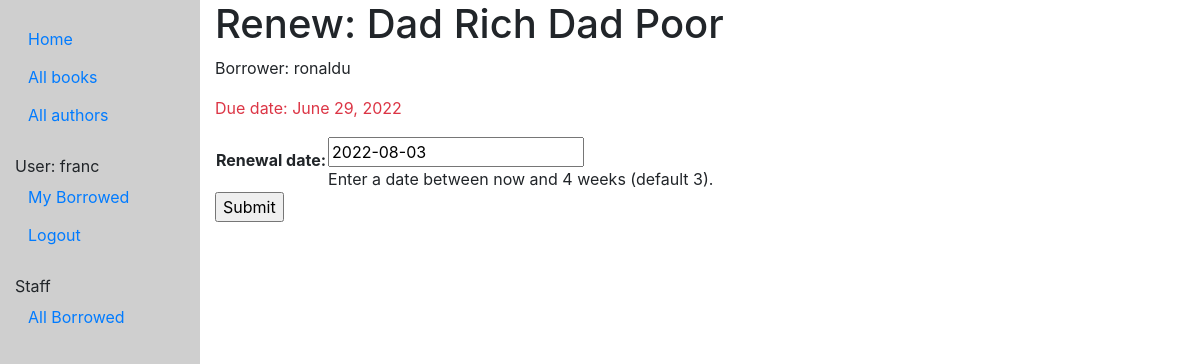
Page /catalog/book/a9122a48-2b4e-43a3-8170-980a5cfb83e7/renew/ (signed in) on the committed database.
### catalog/models.py (models this page shows, shortened)
class BookInstance(models.Model):
    id = models.UUIDField(primary_key=True, default=uuid.uuid4, help_text='Unique ID for this particular book across while library')
    book = models.ForeignKey('Book', on_delete=models.SET_NULL, null=True)
    imprint = models.CharField(max_length=200)
    due_back = models.DateField(null=True, blank=True)
    borrower = models.ForeignKey(User, on_delete=models.SET_NULL, null=True, blank=True)
    LOAN_STATUS = (
        ('m', 'Maintenance'),
        ('o', 'On Loan'),
        ('a', 'Available'),
        ('r', 'Reversed'),
    )
    status = models.CharField(
        max_length=1,
        choices=LOAN_STATUS,
        blank=True,
        default='m',
        help_text='Book availability',
    )
    class Meta:
        ordering = ['due_back']
        permissions = (("can_mark_returned", "Set book as returned"), )
    @property
    def is_overdue(self):
        if self.due_back and date.today() > self.due_back:
            return True
        return False

class Book(models.Model):
    title = models.CharField(max_length=200)
    author = models.ForeignKey('Author', on_delete=models.SET_NULL, null=True)
    summary = models.TextField(max_length=1000, help_text='Enter a brief description of the book')
    isbn = models.CharField('ISBN', max_length=13, help_text='13 Character <a href="https://www.isbn-international.org/content/what-isbn">ISBN number</a>')
    genre = models.ManyToManyField(Genre, help_text='Select a genre for this book')
    language = models.ForeignKey('Language', on_delete=models.SET_NULL, null=True)
    class Meta:
        ordering = ['title', 'author']
    def display_genre(self):
        """Creates a string for the Genre. This is required to display genre in Admin"""
        return ', '.join([genre.name for genre in self.genre.all()[:3]])
    display_genre.short_description = 'Genre'

### catalog/views.py (the view)
# urls.py: path('book/<uuid:pk>/renew/', views.renew_book_librarian, name='renew-book-librarian'),
@permission_required('catalog.can_mark_returned')
def renew_book_librarian(request, pk):
    book_instance = get_object_or_404(BookInstance, pk=pk)
    if request.method == 'POST':
        form = RenewBookForm(request.POST)
        if form.is_valid():
            book_instance.due_back = form.cleaned_data['renewal_date']
            book_instance.save()
            return HttpResponseRedirect(reverse('all-borrowed'))
    else:
        proposed_renewal_date = datetime.date.today() + datetime.timedelta(weeks=3)
        form = RenewBookForm(initial={'renewal_date': proposed_renewal_date})
    context = {
        'form': form,
        'book_instance': book_instance,
    }
    return render(request, 'catalog/book_renew_librarian.html', context)

### catalog/forms.py (shortened to what this page needs)
class RenewBookForm(forms.Form):
    renewal_date = forms.DateField(help_text="Enter a date between now and 4 weeks (default 3).")

### catalog/templates/catalog/book_renew_librarian.html (shortened to what this page needs)
{% extends "basic_generic.html" %}
{% block content %}
    <h1>Renew: {{ book_instance.book.title }}</h1>
    <p>Borrower: {{ book_instance.borrower }}</p>
    <p {% if book_instance.is_overdue %}
        class="text-danger"
       {% endif %}>
    Due date: {{ book_instance.due_back }}</p>
    <form action="" method="post">
        <table>
            {{ form.as_table }}
        </table>
        <input type="submit" value="Submit">
    </form>
{% endblock %}

### catalog/templates/basic_generic.html (shortened to what this page needs)
<!DOCTYPE html>
<html lang="en">
<head>
    <link rel="stylesheet" href="https://stackpath.bootstrapcdn.com/bootstrap/4.1.3/css/bootstrap.min.css">
    {% load static %}
    <link rel="stylesheet" href="{% static 'css/styles.css' %}">
</head>
<body>
    <div class="container-fluid">
        <div class="row">
            <div class="col-sm-2 area-lateral" >
            {% block sidebar %}
                <ul class="sidebar-nav">
                    <li><a class="btn btn-link" href="{% url 'index' %}">Home</a></li>
                    <li><a class="btn btn-link" href="{% url 'books' %}">All books</a></li>
                    <li><a class="btn btn-link" href="{% url 'authors' %}">All authors</a></li>
                </ul>
                <ul class="sidebar-nav">
                        {% if user.is_authenticated %}
                            <li>User: {{ user.get_username }}</li>
                            <li><a class="btn btn-link" href="{% url 'my-borrowed' %}">My Borrowed</a></li>
                            <li><a class="btn btn-link" href="{% url 'logout' %}?next={{request.path}}">Logout</a></li>
                        {% else %}
                            <li><a class="btn btn-link" href="{% url 'login'%}?next={{ request.path }}">Login</a></li>
                        {% endif %}
                </ul>
                {% if user.is_staff %}
                    {% if perms.catalog.can_mark_returned %}
                    <ul class="sidebar-nav">
                        <li>Staff</li>
                        <li><a class="btn btn-link" href="{% url 'all-borrowed' %}">All Borrowed</a></li>
                    </ul>
                    {% endif %}
                {% endif %}
            {% endblock %}
            </div>
            <div class="col-sm-10">
                {% block content %}{% endblock %}
            </div>
        </div>
    </div>
</body>
</html>

### catalog/static/css/styles.css (style rules this page uses)
.sidebar-nav { margin-top: 20px; padding: 0; list-style: none; }
.area-lateral { background-color: #CFCFCF; height: 100vh; }
a { style: btn btn-link; }

### rows in the picture
BookInstance: book "Dad Rich Dad Poor", borrower "ronaldu", due_back "June 29, 2022"

### other values in the picture
{{ user.get_username }} "franc"
